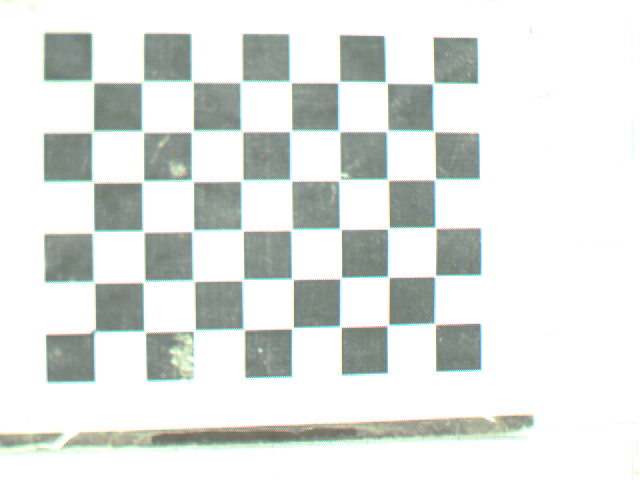
#> input picture Robotics/Pictures/left1.ppm, 640 x 480 px; its folder holds only this picture in this run
$ python calibration.py
#> lines starting #> are read from the running program, lines starting #| are printed output that depends on the picture; after the words box and inside, x2 and y2 are one past the last pixel; in counts of white or black regions, pixels touching at a corner belong together
import numpy as np
import cv2 as cv
import glob

# termination criteria
criteria = (cv.TERM_CRITERIA_EPS + cv.TERM_CRITERIA_MAX_ITER, 30, 0.001)
# prepare object points, like (0,0,0), (1,0,0), (2,0,0) ....,(6,5,0)
objp = np.zeros((6*8,3), np.float32)
objp[:,:2] = np.mgrid[0:8,0:6].T.reshape(-1,2)
# Arrays to store object points and image points from all the images.
objpoints = [] # 3d point in real world space
imgpoints = [] # 2d points in image plane.
images = glob.glob('*.ppm')

for fname in images:
    img = cv.imread(fname)
#> img is the input picture: shape (480, 640, 3); mean B, G, R 224.7, 227.5, 223.6
    gray = cv.cvtColor(img, cv.COLOR_BGR2GRAY)
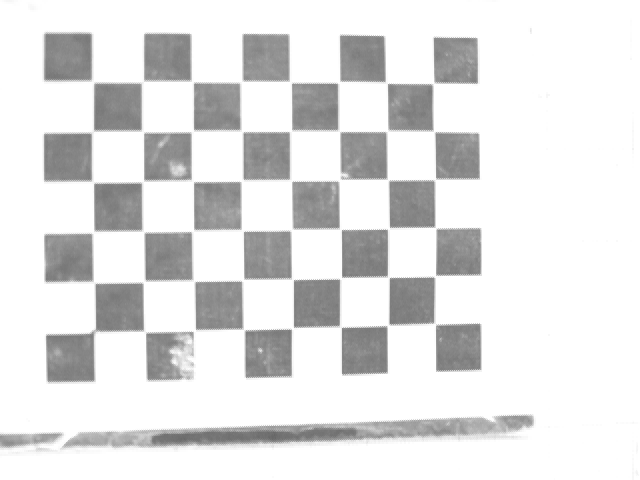
#> gray: shape (480, 640); min 102, max 255, mean 226
    # Find the chess board corners
    ret, corners = cv.findChessboardCorners(gray, (8,6), None)
#> ret = True; corners = 48 rows, first 8: [91.42, 83.62], [143.6, 81.55], [192.1, 81.69], [241.5, 81.48], [290.5, 81.52], [339.4, 83.8], [385.9, 83.71], [433.5, 83.61]
    #print(corners)

    # If found, add object points, image points (after refining them)
    if ret == True:
        objpoints.append(objp)

        corners2 = cv.cornerSubPix(gray,corners, (11,11), (-1,-1), criteria)
#> corners2 = 48 rows, first 8: [92.67, 81.6], [142.5, 81.83], [192.2, 81.49], [241.2, 81.71], [290.3, 82.04], [338.7, 82.27], [386.5, 82.58], [433.2, 83.19]
        imgpoints.append(corners2)
        # Draw and display the corners
        img = cv.drawChessboardCorners(img, (8,6), corners2, ret)
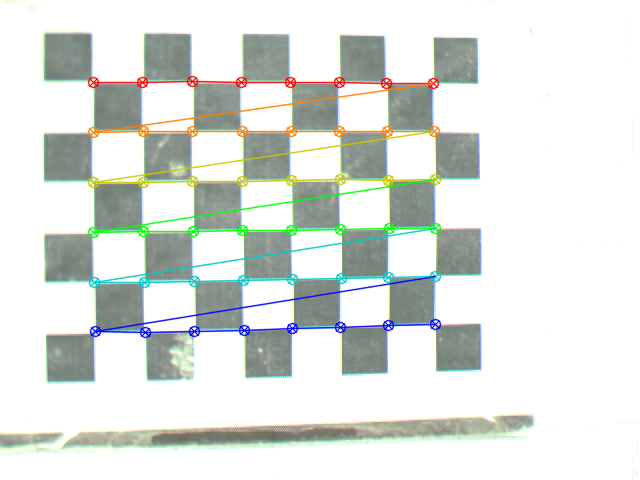
#> img: shape (480, 640, 3); 4.91% of pixels changed, all inside (x1, y1, x2, y2) = (87, 75, 442, 339)
    cv.imshow('img', img)
    cv.waitKey(500)

cv.destroyAllWindows()

$ run again, on Robotics/Pictures/left4.ppm
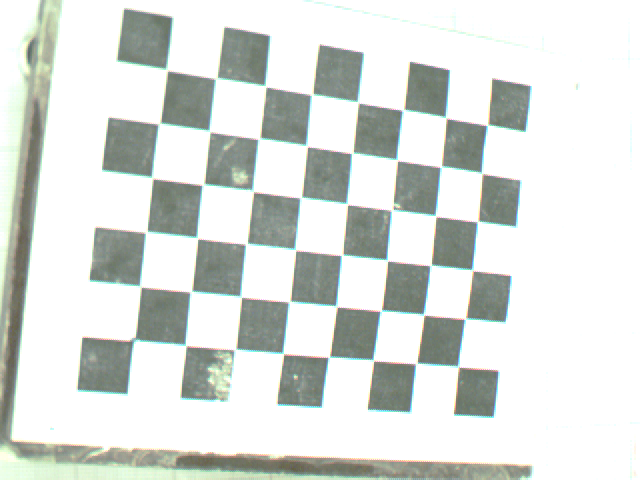
#> input picture Robotics/Pictures/left4.ppm, 640 x 480 px
#> img is the input picture: shape (480, 640, 3); mean B, G, R 217.1, 221.1, 216.8
#> `gray = cv.cvtColor(img, cv.COLOR_BGR2GRAY)`:
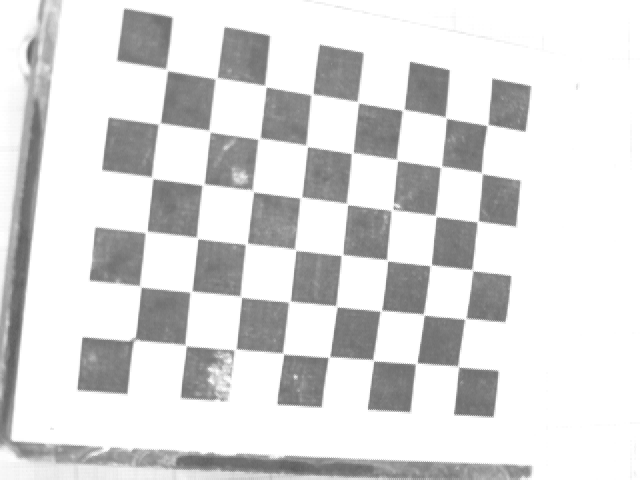
#> gray: shape (480, 640); min 93, max 255, mean 219.3
#> ret = True; corners = 48 rows, first 8: [166.5, 69.53], [215.5, 78.49], [264.7, 85.27], [311.5, 94.48], [357.7, 104], [403.7, 110.7], [446.3, 117.6], [487.4, 124.6]
#> corners2 = 48 rows, first 8: [166.8, 69.82], [216.1, 78.27], [265.3, 86.17], [312.1, 94.4], [357.9, 102.2], [403.3, 109.9], [445.8, 117.6], [487.5, 124.9]
#> `img = cv.drawChessboardCorners(img, (8,6), corners2, ret)`:
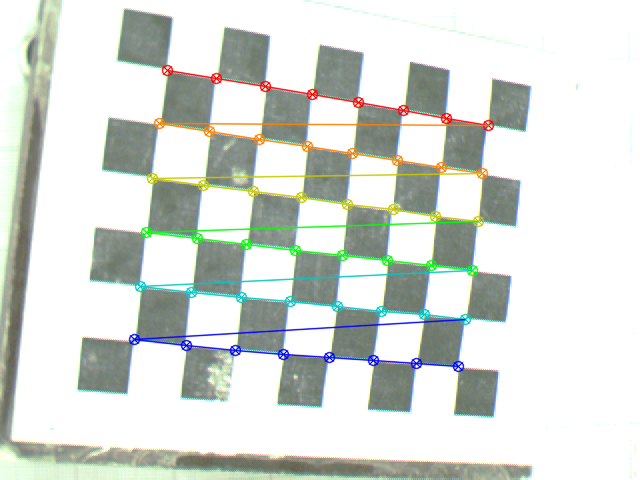
#> img: shape (480, 640, 3); 4.78% of pixels changed, all inside (x1, y1, x2, y2) = (128, 64, 495, 373)

$ run again, on Robotics/Pictures/left5.ppm
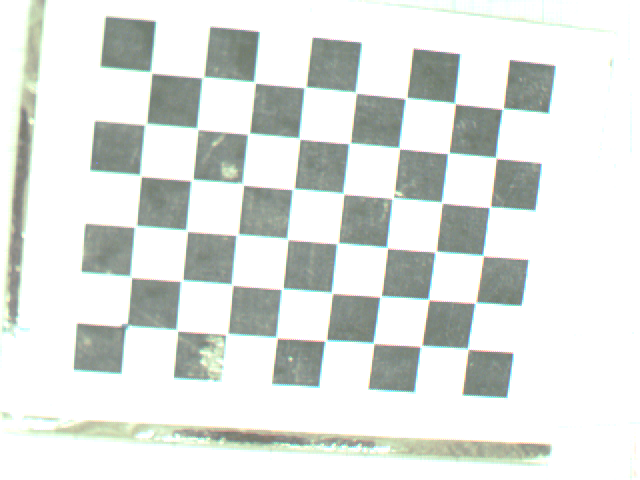
#> input picture Robotics/Pictures/left5.ppm, 640 x 480 px
#> img is the input picture: shape (480, 640, 3); mean B, G, R 222.9, 226.4, 222.2
#> `gray = cv.cvtColor(img, cv.COLOR_BGR2GRAY)`:
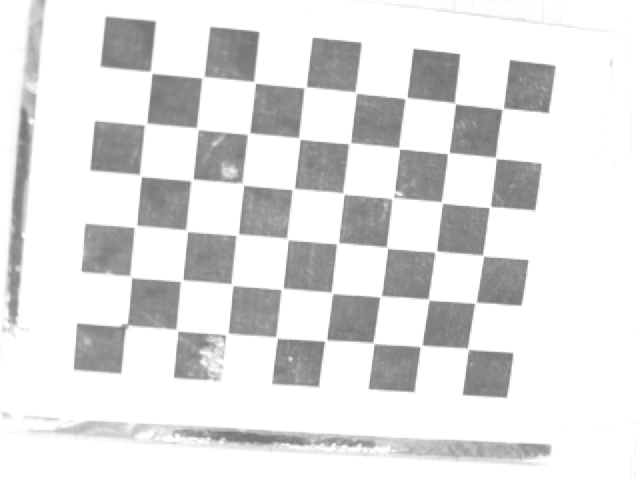
#> gray: shape (480, 640); min 115, max 255, mean 224.7
#> ret = True; corners = 48 rows, first 8: [150.6, 72.54], [203.2, 75.6], [255.5, 81.02], [305.6, 87.58], [356.1, 93.66], [405.6, 97.25], [454.3, 103.6], [502.9, 109]
#> corners2 = 48 rows, first 8: [151.2, 72.39], [202.9, 77.39], [254.5, 82.3], [305.2, 87.3], [355.7, 92.4], [406.1, 98.1], [455, 103.4], [502.7, 108.7]
#> `img = cv.drawChessboardCorners(img, (8,6), corners2, ret)`:
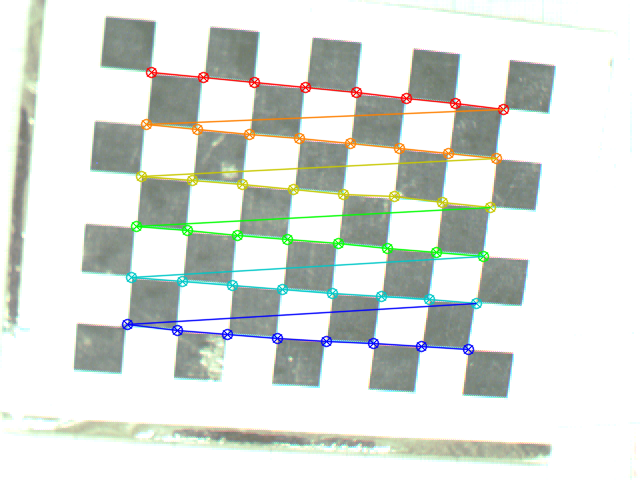
#> img: shape (480, 640, 3); 5.02% of pixels changed, all inside (x1, y1, x2, y2) = (121, 66, 510, 356)

$ run again, on Robotics/Pictures/left6.ppm
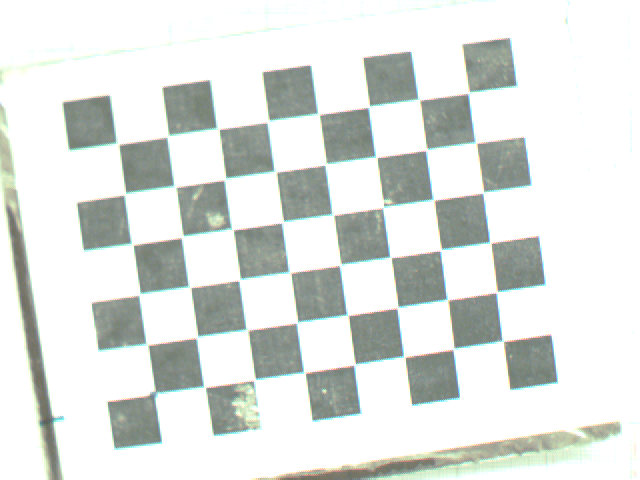
#> input picture Robotics/Pictures/left6.ppm, 640 x 480 px
#> img is the input picture: shape (480, 640, 3); mean B, G, R 222.3, 225.5, 221.5
#> `gray = cv.cvtColor(img, cv.COLOR_BGR2GRAY)`:
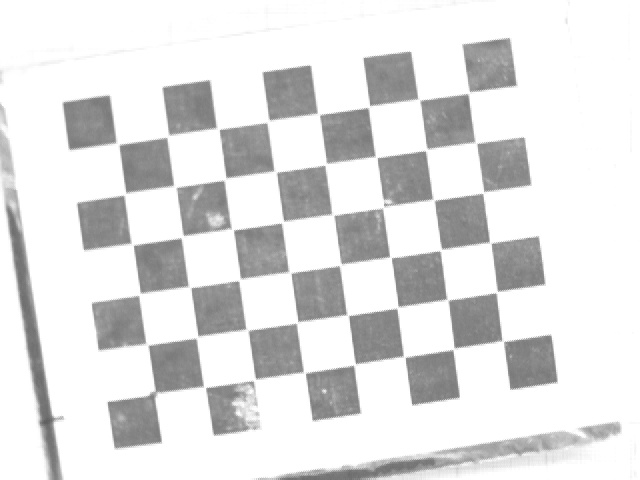
#> gray: shape (480, 640); min 94, max 255, mean 223.9
#> ret = True; corners = 48 rows, first 8: [117.5, 144.5], [167.3, 137.8], [217.5, 128.5], [267.2, 121.5], [318.5, 114.5], [369.7, 107.6], [419.2, 100.8], [469.6, 93.65]
#> corners2 = 48 rows, first 8: [117.7, 143.7], [167.7, 136.2], [217.7, 128.8], [268, 121.3], [318.4, 114], [369, 106.7], [418.8, 99.56], [468.6, 92.62]
#> `img = cv.drawChessboardCorners(img, (8,6), corners2, ret)`:
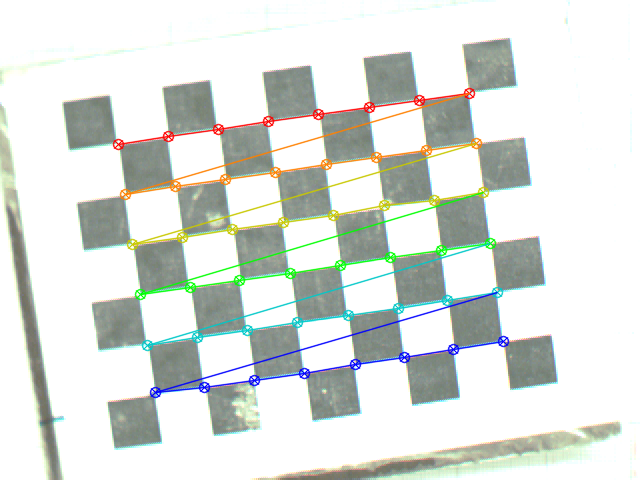
#> img: shape (480, 640, 3); 4.98% of pixels changed, all inside (x1, y1, x2, y2) = (112, 87, 510, 399)

$ run again, on Robotics/Pictures/left10.ppm
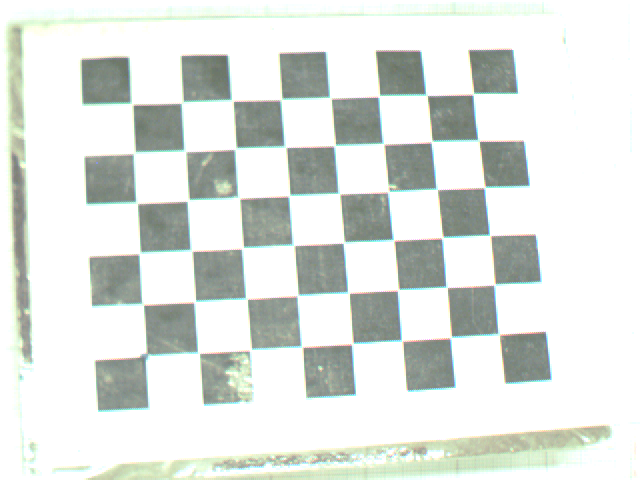
#> input picture Robotics/Pictures/left10.ppm, 640 x 480 px
#> img is the input picture: shape (480, 640, 3); mean B, G, R 222.5, 226.9, 222.2
#> `gray = cv.cvtColor(img, cv.COLOR_BGR2GRAY)`:
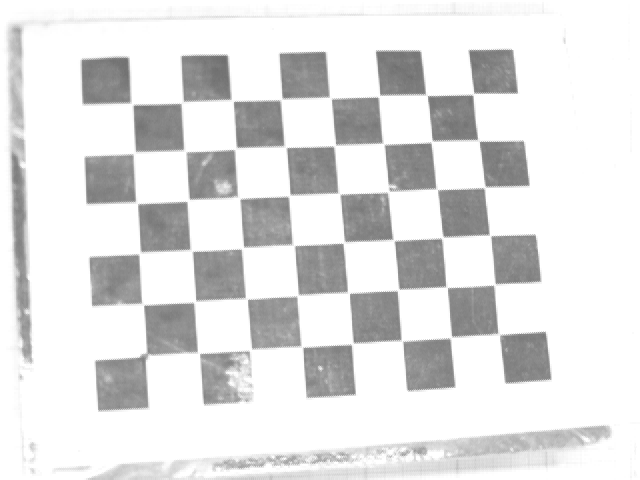
#> gray: shape (480, 640); min 110, max 255, mean 225
#> ret = True; corners = 48 rows, first 8: [131.5, 104.6], [182.4, 102.5], [231.5, 100.5], [280.6, 99.08], [330.7, 96.42], [377.5, 95.61], [426, 95.68], [472.6, 94.5]
#> corners2 = 48 rows, first 8: [132, 103.9], [182.2, 102.5], [232.1, 100.4], [281.2, 99.35], [330.4, 97.8], [379.2, 96.11], [426.4, 95.03], [473.4, 93.93]
#> `img = cv.drawChessboardCorners(img, (8,6), corners2, ret)`:
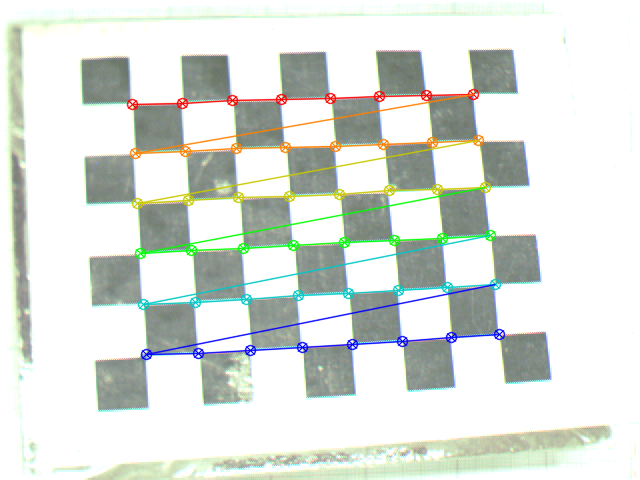
#> img: shape (480, 640, 3); 4.96% of pixels changed, all inside (x1, y1, x2, y2) = (126, 88, 506, 361)
